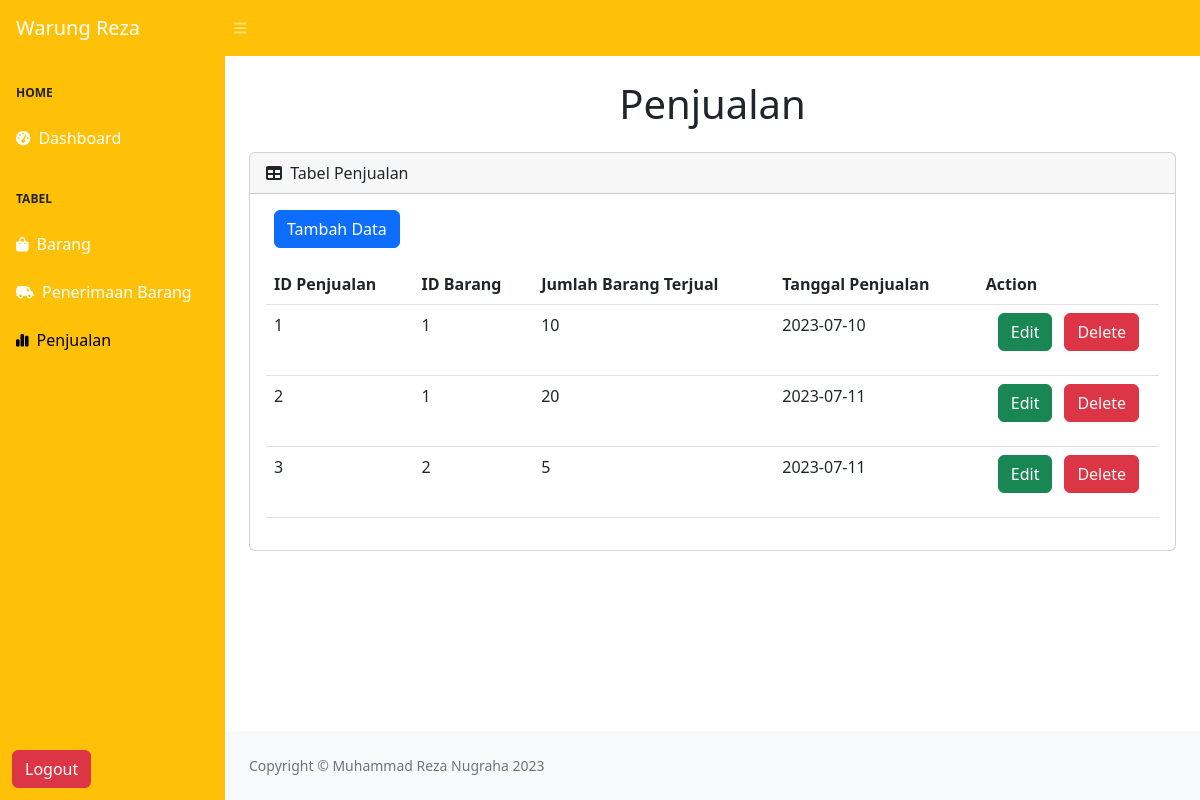
Screenshot of /views/penjualan.php (signed in) with the database file from the repository.
### tables this page shows
CREATE TABLE `penjualan` (
  `id` int(11) NOT NULL,
  `id_penjualan` int(11) NOT NULL,
  `id_barang` int(11) NOT NULL,
  `jumlah_barang_terjual` int(50) NOT NULL,
  `tanggal_penjualan` date NOT NULL
);

### views/penjualan.php (the view, shortened to what this page needs)
<?php
    include '../config/koneksi.php';
?>
<!DOCTYPE html>
<html lang="en">
    <head>
        <link href="https://cdn.jsdelivr.net/npm/simple-datatables@7.1.2/dist/style.min.css" rel="stylesheet" />
        <link href="../css/styles.css" rel="stylesheet" />
    </head>
    <body class="sb-nav-fixed">
        <nav class="sb-topnav navbar navbar-expand navbar-dark bg-warning">
            <a class="navbar-brand ps-3" href="index.html">Warung Reza</a>
            <button class="btn btn-link btn-sm order-1 order-lg-0 me-4 me-lg-0" id="sidebarToggle" href="#!"><i class="fas fa-bars"></i></button>
        </nav>
        <div id="layoutSidenav">
    <div id="layoutSidenav_nav">
        <nav class="sb-sidenav accordion sb-sidenav-secondary bg-warning" id="sidenavAccordion">
            <div class="sb-sidenav-menu">
                <div class="nav">
                    <div class="sb-sidenav-menu-heading">Home</div>
                    <a class="nav-link text-white" href="./home.php">
                        <div class="sb-nav-link-icon"><i class="fas fa-tachometer-alt"></i></div>
                        Dashboard
                    </a>
                    <div class="sb-sidenav-menu-heading">Tabel</div>
                    <a class="nav-link text-white" href="./barang.php">
                        <div class="sb-nav-link-icon"><i class="fa-solid fa-bag-shopping"></i></div>
                        Barang
                    </a>
                    <a class="nav-link text-white" href="./penerimaan.php">
                        <div class="sb-nav-link-icon"><i class="fa-solid fa-truck-field"></i></div>
                        Penerimaan Barang
                    </a>
                    <a class="nav-link text-black active" href="./penjualan.php">
                        <div class="sb-nav-link-icon"><i class="fa-solid fa-chart-simple"></i></div>
                        Penjualan
                    </a>
                </div>
            </div>
            <div class="sb-sidenav-footer">
            <a class="btn btn-danger ms-auto me-2" href="../proses/logout.php">Logout</a>
            </div>
        </nav>
    </div>
    <div id="layoutSidenav_content">
        <main>
            <div class="container-fluid px-4">
                <h1 class="my-4 text-center">Penjualan</h1>
                <div class="card mb-4">
                    <div class="card-header">
                        <i class="fas fa-table me-1"></i>
                        Tabel Penjualan
                    </div>
                    <div class="card-body">
                        <div id="pagination-container" class="d-flex mb-3">
                            <a href="tambahpenjualan.php" class="btn btn-primary ms-2">Tambah Data</a>
                        </div>
                        <table id="datatablesSimple" class="table">
                            <thead>
                                <tr>
                                    <th>ID Penjualan</th>
                                    <th>ID Barang</th>
                                    <th>Jumlah Barang Terjual</th>
                                    <th>Tanggal Penjualan</th>
                                    <th>Action</th>
                                </tr>
                            </thead>
                            <tbody>
                                <?php
                                    $query = "SELECT * FROM penjualan";
                                    $result = mysqli_query($koneksi, $query);
                                    while ($data = mysqli_fetch_assoc($result)) {
                                ?>
                                <tr>
                                    <td><?= $data['id_penjualan'] ?></td>
                                    <td><?= $data['id_barang'] ?></td>
                                    <td><?= $data['jumlah_barang_terjual'] ?></td>
                                    <td><?= $data['tanggal_penjualan'] ?></td>
                                    <td>
                                        <ul class="list-inline d-flex justify-content-evenly">
                                            <li><a href="./editpenjualan.php?id=<?= $data['id'] ?>" class="btn btn-success">Edit</a></li>
                                            <li>
                                                <form action="../proses/deletepenjualan.php" method="post">
                                                    <button class="btn btn-danger text-light">Delete</button>
                                                </form>
                                            </li>
                                        </ul>
                                    </td>
                                </tr>
                                <?php
                                    }
                                ?>
                            </tbody>
                        </table>
                    </div>
                </div>
            </div>
        </main>
        <footer class="py-4 bg-light mt-auto">
            <div class="container-fluid px-4">
                <div class="d-flex align-items-center justify-content-between small">
                    <div class="text-muted">Copyright &copy; Muhammad Reza Nugraha 2023</div>
                </div>
            </div>
        </footer>
    </div>
</div>
    </body>
</html>

### rows the page displays
penjualan: id_penjualan "1", id_barang "1", jumlah_barang_terjual "10", tanggal_penjualan "2023-07-10"
penjualan: id_penjualan "2", id_barang "1", jumlah_barang_terjual "20", tanggal_penjualan "2023-07-11"
penjualan: id_penjualan "3", id_barang "2", jumlah_barang_terjual "5", tanggal_penjualan "2023-07-11"
